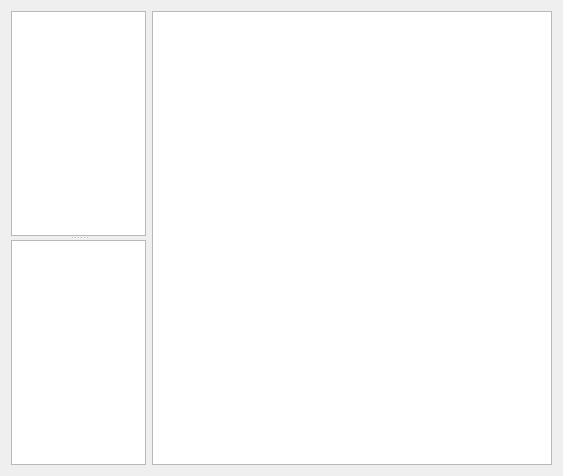
<?xml version="1.0" encoding="UTF-8"?>
<ui version="4.0">
 <class>ResWidget</class>
 <widget class="QWidget" name="ResWidget">
  <property name="geometry">
   <rect>
    <x>0</x>
    <y>0</y>
    <width>563</width>
    <height>476</height>
   </rect>
  </property>
  <property name="windowTitle">
   <string>Form</string>
  </property>
  <layout class="QHBoxLayout" name="horizontalLayout">
   <item>
    <widget class="QSplitter" name="splitter">
     <property name="orientation">
      <enum>Qt::Vertical</enum>
     </property>
     <widget class="QGraphicsView" name="graphicsView"/>
     <widget class="QGraphicsView" name="graphicsView_2"/>
    </widget>
   </item>
   <item>
    <widget class="QTableWidget" name="tableWidget">
     <property name="minimumSize">
      <size>
       <width>400</width>
       <height>0</height>
      </size>
     </property>
    </widget>
   </item>
  </layout>
 </widget>
 <resources/>
 <connections/>
</ui>
